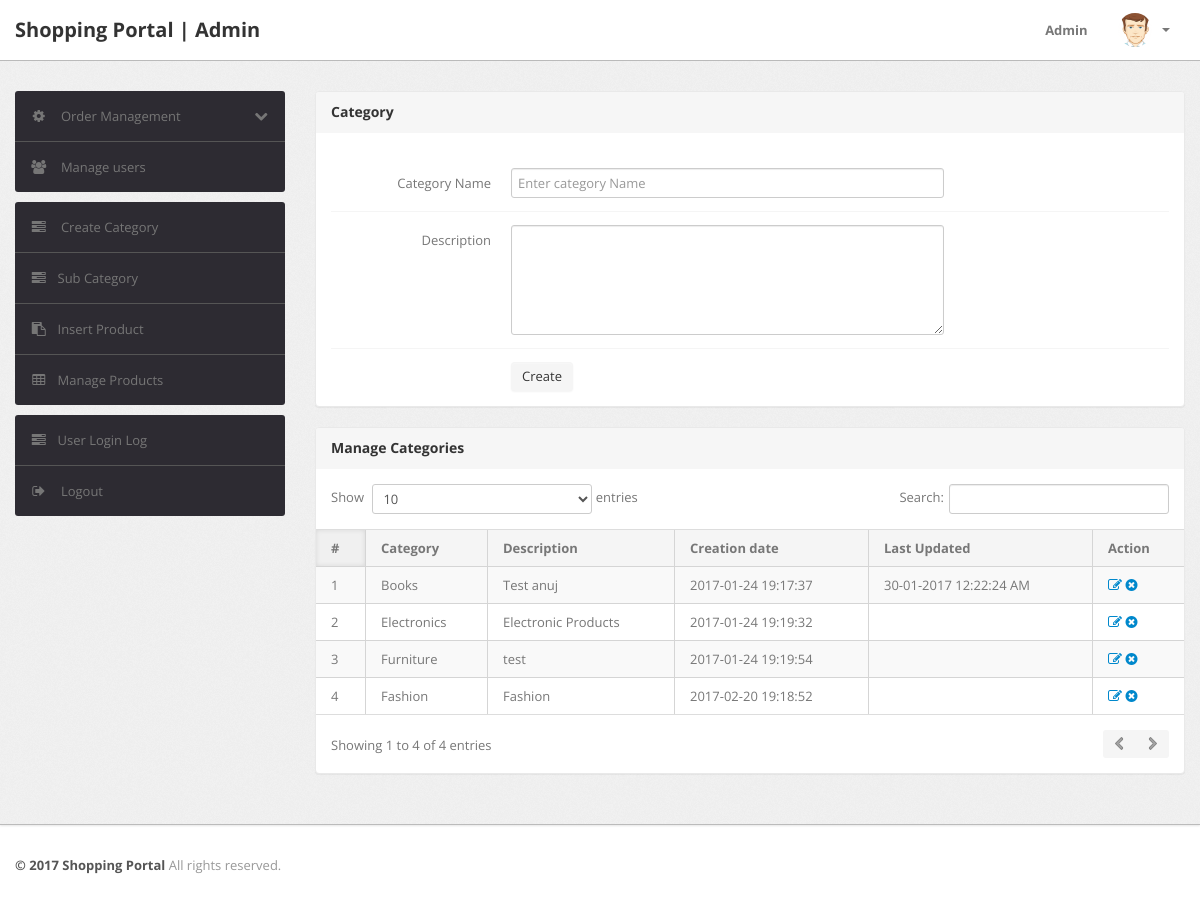
Before: /shopping/admin/category.php (signed in) with the older database file.
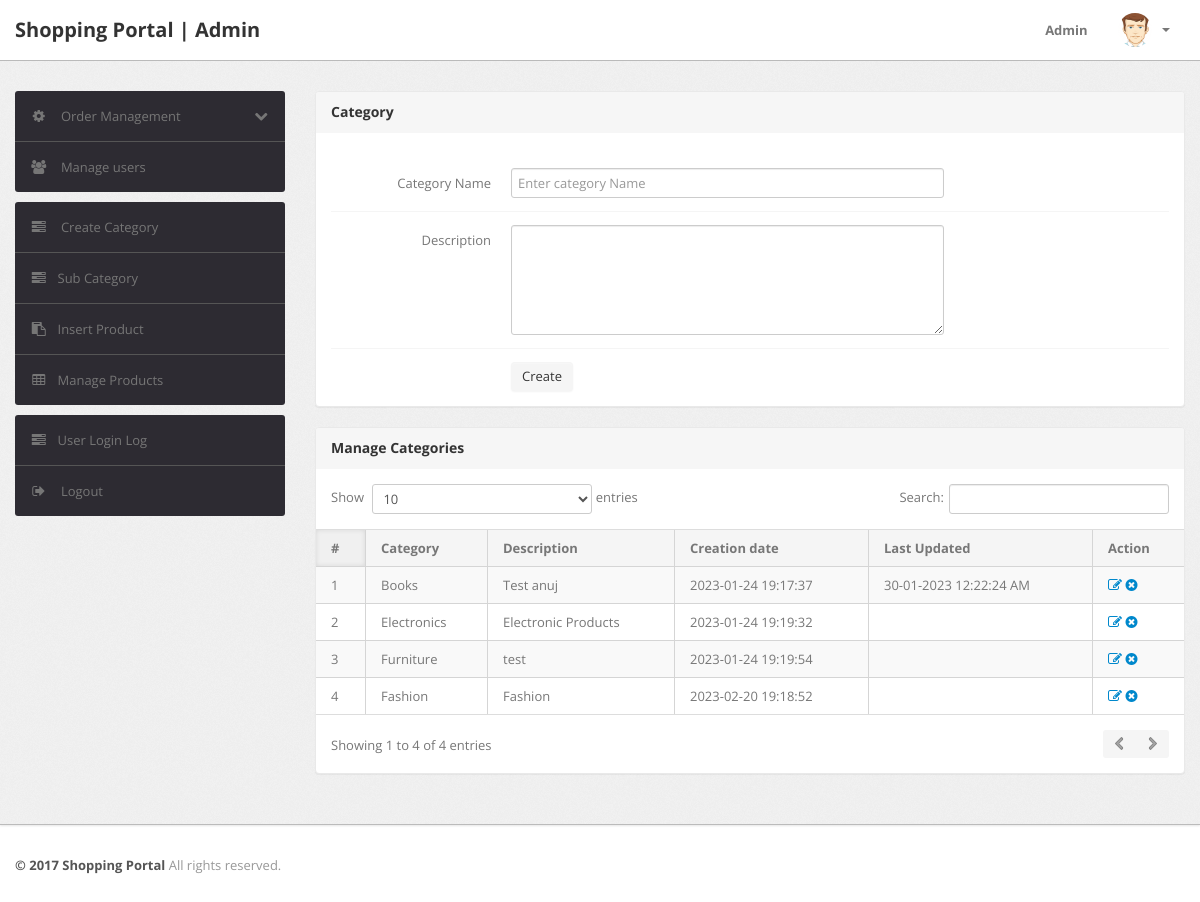
After: the same page with the newer database file.
### tables this page shows
CREATE TABLE `category` (
  `id` int(11) NOT NULL,
  `categoryName` varchar(255) DEFAULT NULL,
  `categoryDescription` longtext,
  `creationDate` timestamp NOT NULL DEFAULT CURRENT_TIMESTAMP,
  `updationDate` varchar(255) DEFAULT NULL
);

### shopping/admin/category.php (the view, shortened to what this page needs)
<?php
include('include/config.php');
if(strlen($_SESSION['alogin'])==0)
	{
header('location:index.php');
}
else{
?>
<!DOCTYPE html>
<html lang="en">
<head>
	<link type="text/css" href="bootstrap/css/bootstrap.min.css" rel="stylesheet">
	<link type="text/css" href="bootstrap/css/bootstrap-responsive.min.css" rel="stylesheet">
	<link type="text/css" href="css/theme.css" rel="stylesheet">
	<link type="text/css" href="images/icons/css/font-awesome.css" rel="stylesheet">
</head>
<body>
<?php include('include/header.php');?>
	<div class="wrapper">
		<div class="container">
			<div class="row">
<?php include('include/sidebar.php');?>
			<div class="span9">
					<div class="content">
						<div class="module">
							<div class="module-head">
								<h3>Category</h3>
							</div>
							<div class="module-body">
									<br />
			<form class="form-horizontal row-fluid" name="Category" method="post" >
<div class="control-group">
<label class="control-label" for="basicinput">Category Name</label>
<div class="controls">
<input type="text" placeholder="Enter category Name"  name="category" class="span8 tip" required>
</div>
</div>
<div class="control-group">
											<label class="control-label" for="basicinput">Description</label>
											<div class="controls">
												<textarea class="span8" name="description" rows="5"></textarea>
											</div>
										</div>
	<div class="control-group">
											<div class="controls">
												<button type="submit" name="submit" class="btn">Create</button>
											</div>
										</div>
									</form>
							</div>
						</div>
	<div class="module">
							<div class="module-head">
								<h3>Manage Categories</h3>
							</div>
							<div class="module-body table">
								<table cellpadding="0" cellspacing="0" border="0" class="datatable-1 table table-bordered table-striped	 display" width="100%">
									<thead>
										<tr>
											<th>#</th>
											<th>Category</th>
											<th>Description</th>
											<th>Creation date</th>
											<th>Last Updated</th>
											<th>Action</th>
										</tr>
									</thead>
									<tbody>
<?php $query=mysqli_query($con,"select * from category");
$cnt=1;
while($row=mysqli_fetch_array($query))
{
?>
										<tr>
											<td><?php echo htmlentities($cnt);?></td>
											<td><?php echo htmlentities($row['categoryName']);?></td>
											<td><?php echo htmlentities($row['categoryDescription']);?></td>
											<td> <?php echo htmlentities($row['creationDate']);?></td>
											<td><?php echo htmlentities($row['updationDate']);?></td>
											<td>
											<a href="edit-category.php?id=<?php echo $row['id']?>" ><i class="icon-edit"></i></a>
											<a href="category.php?id=<?php echo $row['id']?>&del=delete" onClick="return confirm('Are you sure you want to delete?')"><i class="icon-remove-sign"></i></a></td>
										</tr>
										<?php $cnt=$cnt+1; } ?>
								</table>
							</div>
						</div>
					</div>
				</div>
			</div>
		</div>
	</div>
<?php include('include/footer.php');?>
</body>
<?php } ?>

Changed rows visible on the page:
changed category "Books": creationDate "2017-01-24 19:17:37" → "2023-01-24 19:17:37"; updationDate "30-01-2017 12:22:24 AM" → "30-01-2023 12:22:24 AM"
changed category "Electronics": creationDate "2017-01-24 19:19:32" → "2023-01-24 19:19:32"
changed category "Furniture": creationDate "2017-01-24 19:19:54" → "2023-01-24 19:19:54"
changed category "Fashion": creationDate "2017-02-20 19:18:52" → "2023-02-20 19:18:52"
